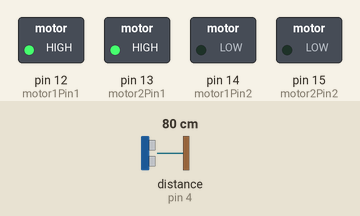
Simulated run of this sketch. Board: Arduino Uno, built with avr-gcc and run on an emulated ATmega328P. On the bench: switched loads named in the sketch (green lamp = pin HIGH). The inputs (shaded band) are chosen by the test bench; at power-on: distance to the obstacle (sensor on pin 4) 80 cm. The echo pulse lasts 58.3 µs per cm; random numbers use the default seed unless the sketch sets one; pins used as bus, display or sensor lines are not drawn.

Above: at 2.7 s.
2.8 s: distance to the obstacle (sensor on pin 4) set to 90 cm
6.3 s: distance to the obstacle (sensor on pin 4) set to 96 cm
At 7.4 s:
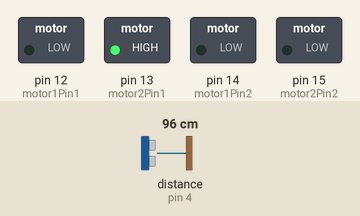
8.0 s: distance to the obstacle (sensor on pin 4) set to 2 cm
At 8.7 s:
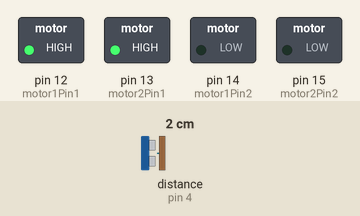
11.5 s: distance to the obstacle (sensor on pin 4) set to 120 cm
At 17.73 s:
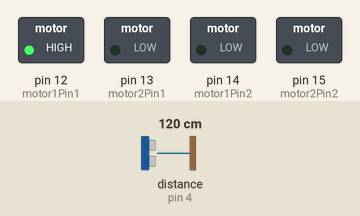
Timing chart, 0 to 18.6 s (numbered marks = the images above; inputs shaded):
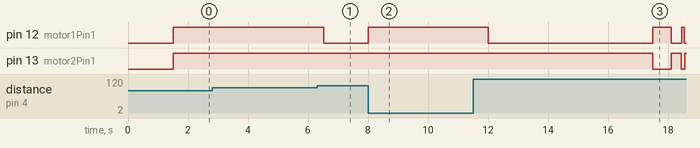

The sketch:

car.ino
```cpp
//right
const int motor2Pin1 = 13; //forward
const int motor2Pin2 = 15;
//left
const int motor1Pin2 = 14; //forward
const int motor1Pin1 = 12;

const int speed = 900;  // (Range: 0-1023 for ESP8266)

const int trigPin = 0; // GPIO 0 for the trigger pin
const int echoPin = 4; // GPIO 4 for the echo pin
const unsigned long maxDistanceMM = 1000;
const unsigned long timeout = 2 * maxDistanceMM / 0.343;

const int encoderLeftPin = 16;  // GPIO 16 for left encoder
const int encoderRightPin = 5;  // GPIO 5 for right encoder

bool wantsToFight = true;

void stopMotors();
int getDistanceMM();
void moveForward(int speed);
void moveBackward(int speed);
void leftForward(int speed);
void leftReward(int speed);
void rightForward(int speed);
void rightReward(int speed);
void moveLeftSteps(int steps);
void moveRightSteps(int steps);


void setup() {
  Serial.begin(115200);

  pinMode(trigPin, OUTPUT);
  pinMode(echoPin, INPUT);

  pinMode(motor1Pin1, OUTPUT);
  pinMode(motor1Pin2, OUTPUT);
  pinMode(motor2Pin1, OUTPUT);
  pinMode(motor2Pin2, OUTPUT);

  stopMotors();

  // Set encoder pins as inputs
  pinMode(encoderLeftPin, INPUT_PULLUP);
  pinMode(encoderRightPin, INPUT_PULLUP);

  delay(1500);

  /*int distance = getDistanceMM();
  if (distance >= 5 && distance <= 1000) {
    //The user want's to fight
    moveLeftSteps(10);
    wantsToFight = true;
  }else{
    //The robot must avoid walls
    moveRightSteps(10);
    wantsToFight = false;
  }

  moveForward(40);
  delay(2000000);*/

}

char currentState = 'a';
unsigned long stateStartTime = 0;
const unsigned long searchDuration = 5000;

void loop() {
  switch (currentState) {
    case 'a': {
      // State 'a': Look for opponent for 5 seconds
      if (millis() - stateStartTime > searchDuration) {
        currentState = 'c';
        stateStartTime = millis();
      } else {
        int distance = getDistanceMM();
        if (distance >= 5 && distance <= 1000) {
          currentState = 'b';
          stateStartTime = millis();
        } else {
          rightForward(200); // Adjust speed as needed
        }
      }
      break;
    }
    case 'b': {
      // State 'b': Attack the opponent
      moveForward(speed);
      delay(1000);
      stopMotors();
      currentState = 'a';
      stateStartTime = millis();
      break;
    }
    case 'c': {
      // State 'c': Move randomly to the left or right
      int randomTime = random(5, 500); // Random duration between 500ms and 1500ms
      int moveDirection = random(0, 2);  // Randomly choose left (0) or right (1)

      if (moveDirection == 0) {
        leftForward(200); // Move left
      } else {
        rightForward(200); // Move right
      }
      delay(randomTime); // Move for the random duration
      stopMotors();

      int distance = getDistanceMM();
      if (distance >= 5 && distance <= 1500) {
        currentState = 'b';
        stateStartTime = millis();
        return;
      }

      // Return to search routine
      currentState = 'c';
      stateStartTime = millis();
      break;
    }
    default: {
      stopMotors();
      currentState = 'a';
      stateStartTime = millis();
      break;
    }
}

  /*if(wantsToFight){

  switch (currentState) {
    case 'a': {
      // State 'a': Look for opponent for 5 seconds
      if (millis() - stateStartTime > searchDuration) {
        currentState = 'c';
        stateStartTime = millis();
      } else {
        int distance = getDistanceMM();
        if (distance >= 5 && distance <= 1000) {
          currentState = 'b';
          stateStartTime = millis();
        } else {
          rightForward(200); // Adjust speed as needed
        }
      }
      break;
    }
    case 'b': {
      // State 'b': Attack the opponent
      moveForward(speed);
      delay(1000);
      stopMotors();
      currentState = 'a';
      stateStartTime = millis();
      break;
    }
    case 'c': {
      // State 'c': Move forward 20 steps to search
      for (int i = 0; i < 20; ++i) {
        moveLeftSteps(1);
        moveRightSteps(1);

        int distance = getDistanceMM();
        if (distance >= 5 && distance <= 1000) {

          currentState = 'b';
          stateStartTime = millis();
          return;
        }
      }
      currentState = 'd';
      stateStartTime = millis();
      break;
    }
    case 'd': {
      // State 'd': Turn to search in a new direction
      for (int i = 0; i < 8; ++i) {
        moveLeftSteps(1);

        int distance = getDistanceMM();
        if (distance >= 5 && distance <= 1000) {

          currentState = 'b';
          stateStartTime = millis();
          return;
        }
      }
      currentState = 'c';
      stateStartTime = millis();
      break;
    }
    default: {
      stopMotors();
      currentState = 'a';
      stateStartTime = millis();
      break;
    }
  }
  }else{


  moveLeftSteps(1);
  moveRightSteps(1);
  int distance = getDistanceMM();
  if(distance > 0 && distance < 150){
    moveLeftSteps(51);
  }


  }*/

  //moveForward(40);
}
/*void loop() {

  rightForward(speed);
  delay(700);
  rightReward(speed);
  delay(700);
  stopMotors();

  delay(3000);

  //Serial.println(getDistanceMM());
  //delay(30);

  moveLeftSteps(1);
  moveRightSteps(1);

  delay(20);  // Wait before moving again

}*/

int getDistanceMM(){
  digitalWrite(trigPin, LOW);
  delayMicroseconds(2);
  digitalWrite(trigPin, HIGH);
  delayMicroseconds(10);
  digitalWrite(trigPin, LOW);

  long duration = pulseIn(echoPin, HIGH, timeout);
  if (duration == 0) {
    return 0;
  } else {
    return duration * 0.343 / 2;
  }
}


void leftForward(int speed){
  analogWrite(motor1Pin1, speed);
  digitalWrite(motor1Pin2, LOW);
}

void leftReward(int speed){
  digitalWrite(motor1Pin1, LOW);
  analogWrite(motor1Pin2, speed);
}
void rightForward(int speed){
  analogWrite(motor2Pin1, speed);
  digitalWrite(motor2Pin2, LOW);
}

void rightReward(int speed){
  digitalWrite(motor2Pin1, LOW);
  analogWrite(motor2Pin2, speed);
}
////////////////////


// Motor control functions
void moveForward(int speed) {
  int nuevaVel = speed;
  analogWrite(motor1Pin1, nuevaVel);
  digitalWrite(motor1Pin2, LOW);

  analogWrite(motor2Pin1, speed);
  digitalWrite(motor2Pin2, LOW);
}

void moveBackward(int speed) {
  int nuevaVel = speed;
  digitalWrite(motor1Pin1, LOW);
  analogWrite(motor1Pin2, nuevaVel);

  digitalWrite(motor2Pin1, LOW);
  analogWrite(motor2Pin2, speed);
}

void turnLeft(int speed) {
  analogWrite(motor1Pin1, speed/2); // Left motor slow, right motor fast
  digitalWrite(motor1Pin2, LOW);
  digitalWrite(motor2Pin1, LOW);
  analogWrite(motor2Pin2, speed/2);
}

void turnRight(int speed) {
  digitalWrite(motor1Pin1, LOW);
  analogWrite(motor1Pin2, speed/2);    // Right motor slow, left motor fast
  analogWrite(motor2Pin1, speed/2);
  digitalWrite(motor2Pin2, LOW);
}

void stopMotors() {
  digitalWrite(motor1Pin1, LOW);
  digitalWrite(motor1Pin2, LOW);
  digitalWrite(motor2Pin1, LOW);
  digitalWrite(motor2Pin2, LOW);
}

void moveLeftSteps(int steps) {
  int currentSteps = 0;              // Initialize step counter
  int lastState = digitalRead(encoderLeftPin); // Read initial state of the encoder

  leftForward(speed);                // Start the left motor
  while (currentSteps < steps) {     // Loop until the required steps are reached
    int currentState = digitalRead(encoderLeftPin); // Read current encoder state
    if (currentState != lastState) { // Detect state change (step)
      currentSteps++;                // Increment step counter
      lastState = currentState;      // Update last state
    }
  }
  stopMotors();                      // Stop the motor after steps are completed
}

// Move right wheel by a specific number of steps
void moveRightSteps(int steps) {
  int currentSteps = 0;              // Initialize step counter
  int lastState = digitalRead(encoderRightPin); // Read initial state of the encoder

  rightForward(speed);               // Start the right motor
  while (currentSteps < steps) {     // Loop until the required steps are reached
    int currentState = digitalRead(encoderRightPin); // Read current encoder state
    if (currentState != lastState) { // Detect state change (step)
      currentSteps++;                // Increment step counter
      lastState = currentState;      // Update last state
    }
  }
  stopMotors();                      // Stop the motor after steps are completed
}
```

Measured:
- the behaviour switches between 92 and 93 cm on distance to the obstacle (sensor on pin 4) (found by bisection; images 0 and 1)
- after the input at 6.3 s, pin 12 (motor1Pin1): HIGH → LOW after 0.23 s
- after the input at 8.0 s, pin 12 (motor1Pin1): LOW → HIGH at once
- after the input at 11.5 s, pin 12 (motor1Pin1): goes LOW 5.5 s, HIGH 0.61 s, LOW 0.35 s, HIGH 0.09 s, then LOW, starting after 0.51 s; pin 13 (motor2Pin1): HIGH → LOW after 6.0 s, → HIGH 0.62 s later, → LOW 0.34 s later, → HIGH 0.10 s later
